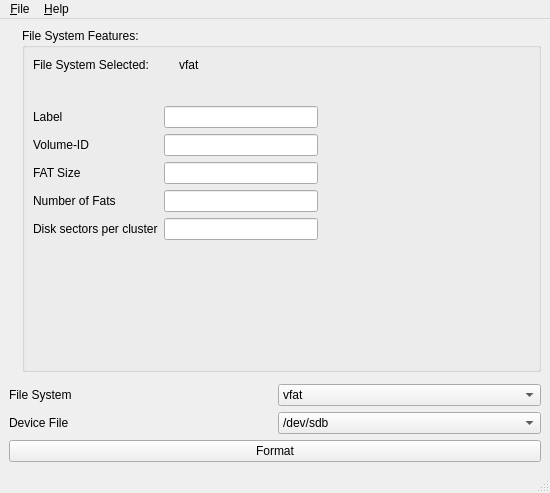
<?xml version="1.0" encoding="UTF-8"?>
<ui version="4.0">
 <class>MainWindow</class>
 <widget class="QMainWindow" name="MainWindow">
  <property name="geometry">
   <rect>
    <x>0</x>
    <y>0</y>
    <width>550</width>
    <height>493</height>
   </rect>
  </property>
  <property name="sizePolicy">
   <sizepolicy hsizetype="Minimum" vsizetype="Minimum">
    <horstretch>0</horstretch>
    <verstretch>0</verstretch>
   </sizepolicy>
  </property>
  <property name="minimumSize">
   <size>
    <width>530</width>
    <height>480</height>
   </size>
  </property>
  <property name="windowTitle">
   <string>Moony Creator</string>
  </property>
  <property name="windowIcon">
   <iconset resource="moony_resource.qrc">
    <normaloff>:/images/images/moon.gif</normaloff>:/images/images/moon.gif</iconset>
  </property>
  <widget class="QWidget" name="centralwidget">
   <layout class="QVBoxLayout" name="verticalLayout_5">
    <item>
     <layout class="QVBoxLayout" name="verticalLayout_2">
      <property name="sizeConstraint">
       <enum>QLayout::SetDefaultConstraint</enum>
      </property>
      <item>
       <layout class="QHBoxLayout" name="horizontalLayout_2">
        <item>
         <widget class="QLabel" name="picLabel">
          <property name="sizePolicy">
           <sizepolicy hsizetype="Fixed" vsizetype="Fixed">
            <horstretch>0</horstretch>
            <verstretch>0</verstretch>
           </sizepolicy>
          </property>
          <property name="text">
           <string/>
          </property>
          <property name="pixmap">
           <pixmap resource="moony_resource.qrc">:/images/images/moonypic.png</pixmap>
          </property>
          <property name="scaledContents">
           <bool>true</bool>
          </property>
         </widget>
        </item>
        <item>
         <widget class="QGroupBox" name="fsfeaturesgroupBox">
          <property name="enabled">
           <bool>true</bool>
          </property>
          <property name="sizePolicy">
           <sizepolicy hsizetype="Minimum" vsizetype="Minimum">
            <horstretch>0</horstretch>
            <verstretch>0</verstretch>
           </sizepolicy>
          </property>
          <property name="minimumSize">
           <size>
            <width>306</width>
            <height>344</height>
           </size>
          </property>
          <property name="title">
           <string>File System Features:</string>
          </property>
          <widget class="QWidget" name="layoutWidget">
           <property name="geometry">
            <rect>
             <x>11</x>
             <y>30</y>
             <width>285</width>
             <height>182</height>
            </rect>
           </property>
           <layout class="QVBoxLayout" name="verticalLayout_4">
            <item>
             <layout class="QHBoxLayout" name="horizontalLayout">
              <item>
               <widget class="QLabel" name="fsLabel">
                <property name="text">
                 <string>File System Selected:</string>
                </property>
               </widget>
              </item>
              <item>
               <widget class="QLabel" name="fstypeLabel">
                <property name="layoutDirection">
                 <enum>Qt::LeftToRight</enum>
                </property>
                <property name="text">
                 <string>vfat</string>
                </property>
               </widget>
              </item>
             </layout>
            </item>
            <item>
             <spacer name="verticalSpacer">
              <property name="orientation">
               <enum>Qt::Vertical</enum>
              </property>
              <property name="sizeHint" stdset="0">
               <size>
                <width>20</width>
                <height>28</height>
               </size>
              </property>
             </spacer>
            </item>
            <item>
             <layout class="QHBoxLayout" name="horizontalLayout_5">
              <item>
               <layout class="QVBoxLayout" name="verticalLayout_3">
                <item>
                 <widget class="QLabel" name="feat1Label">
                  <property name="enabled">
                   <bool>true</bool>
                  </property>
                  <property name="text">
                   <string>Label</string>
                  </property>
                 </widget>
                </item>
                <item>
                 <widget class="QLabel" name="feat2Label">
                  <property name="enabled">
                   <bool>true</bool>
                  </property>
                  <property name="text">
                   <string>Volume-ID</string>
                  </property>
                 </widget>
                </item>
                <item>
                 <widget class="QLabel" name="feat3Label">
                  <property name="enabled">
                   <bool>true</bool>
                  </property>
                  <property name="text">
                   <string>FAT Size</string>
                  </property>
                 </widget>
                </item>
                <item>
                 <widget class="QLabel" name="feat4Label">
                  <property name="enabled">
                   <bool>true</bool>
                  </property>
                  <property name="text">
                   <string>Number of Fats</string>
                  </property>
                 </widget>
                </item>
                <item>
                 <widget class="QLabel" name="feat5Label">
                  <property name="enabled">
                   <bool>true</bool>
                  </property>
                  <property name="text">
                   <string>Disk sectors per cluster</string>
                  </property>
                 </widget>
                </item>
               </layout>
              </item>
              <item>
               <layout class="QVBoxLayout" name="verticalLayout">
                <item>
                 <widget class="QLineEdit" name="feat1LineEdit">
                  <property name="enabled">
                   <bool>true</bool>
                  </property>
                 </widget>
                </item>
                <item>
                 <widget class="QLineEdit" name="feat2LineEdit">
                  <property name="enabled">
                   <bool>true</bool>
                  </property>
                 </widget>
                </item>
                <item>
                 <widget class="QLineEdit" name="feat3LineEdit">
                  <property name="enabled">
                   <bool>true</bool>
                  </property>
                 </widget>
                </item>
                <item>
                 <widget class="QLineEdit" name="feat4LineEdit">
                  <property name="enabled">
                   <bool>true</bool>
                  </property>
                 </widget>
                </item>
                <item>
                 <widget class="QLineEdit" name="feat5LineEdit">
                  <property name="enabled">
                   <bool>true</bool>
                  </property>
                 </widget>
                </item>
               </layout>
              </item>
             </layout>
            </item>
           </layout>
          </widget>
         </widget>
        </item>
       </layout>
      </item>
      <item>
       <spacer name="verticalSpacer_2">
        <property name="orientation">
         <enum>Qt::Vertical</enum>
        </property>
        <property name="sizeHint" stdset="0">
         <size>
          <width>20</width>
          <height>13</height>
         </size>
        </property>
       </spacer>
      </item>
      <item>
       <layout class="QHBoxLayout" name="horizontalLayout_3">
        <item>
         <widget class="QLabel" name="filesystemLabel">
          <property name="text">
           <string>File System</string>
          </property>
         </widget>
        </item>
        <item>
         <widget class="QComboBox" name="comboBox">
          <item>
           <property name="text">
            <string>vfat</string>
           </property>
          </item>
          <item>
           <property name="text">
            <string>ext2</string>
           </property>
          </item>
          <item>
           <property name="text">
            <string>ext3</string>
           </property>
          </item>
          <item>
           <property name="text">
            <string>xfs</string>
           </property>
          </item>
         </widget>
        </item>
       </layout>
      </item>
      <item>
       <layout class="QHBoxLayout" name="horizontalLayout_4">
        <item>
         <widget class="QLabel" name="label">
          <property name="text">
           <string>Device File</string>
          </property>
         </widget>
        </item>
        <item>
         <widget class="QComboBox" name="comboBox_2">
          <item>
           <property name="text">
            <string>/dev/sdb</string>
           </property>
          </item>
          <item>
           <property name="text">
            <string>/dev/sdb1</string>
           </property>
          </item>
          <item>
           <property name="text">
            <string>/dev/sdb2</string>
           </property>
          </item>
          <item>
           <property name="text">
            <string>/dev/sda</string>
           </property>
          </item>
          <item>
           <property name="text">
            <string>/dev/sda1</string>
           </property>
          </item>
          <item>
           <property name="text">
            <string>/dev/sda2</string>
           </property>
          </item>
         </widget>
        </item>
       </layout>
      </item>
      <item>
       <widget class="QPushButton" name="pushButton">
        <property name="text">
         <string>Format</string>
        </property>
       </widget>
      </item>
     </layout>
    </item>
   </layout>
  </widget>
  <widget class="QMenuBar" name="menubar">
   <property name="geometry">
    <rect>
     <x>0</x>
     <y>0</y>
     <width>550</width>
     <height>23</height>
    </rect>
   </property>
   <widget class="QMenu" name="menuFile">
    <property name="title">
     <string>&amp;File</string>
    </property>
    <addaction name="actionStart_Formatting"/>
    <addaction name="actionStop_Formatting"/>
    <addaction name="actionQuit"/>
   </widget>
   <widget class="QMenu" name="menuHelp">
    <property name="title">
     <string>&amp;Help</string>
    </property>
    <addaction name="action_About_Moony_Creator"/>
    <addaction name="action_Help"/>
   </widget>
   <addaction name="menuFile"/>
   <addaction name="menuHelp"/>
  </widget>
  <widget class="QStatusBar" name="statusbar"/>
  <action name="actionStart_Formatting">
   <property name="icon">
    <iconset resource="moony_resource.qrc">
     <normaloff>:/images/images/start.png</normaloff>:/images/images/start.png</iconset>
   </property>
   <property name="text">
    <string>Start &amp;Formatting</string>
   </property>
   <property name="shortcut">
    <string>Ctrl+F</string>
   </property>
   <property name="shortcutContext">
    <enum>Qt::WindowShortcut</enum>
   </property>
  </action>
  <action name="actionStop_Formatting">
   <property name="icon">
    <iconset resource="moony_resource.qrc">
     <normaloff>:/images/images/stop.png</normaloff>:/images/images/stop.png</iconset>
   </property>
   <property name="text">
    <string>&amp;Stop Formatting</string>
   </property>
   <property name="shortcut">
    <string>Ctrl+S</string>
   </property>
  </action>
  <action name="actionQuit">
   <property name="icon">
    <iconset resource="moony_resource.qrc">
     <normaloff>:/images/images/quit.png</normaloff>:/images/images/quit.png</iconset>
   </property>
   <property name="text">
    <string>&amp;Quit</string>
   </property>
   <property name="shortcut">
    <string>Ctrl+Q</string>
   </property>
  </action>
  <action name="action_About_Moony_Creator">
   <property name="icon">
    <iconset resource="moony_resource.qrc">
     <normaloff>:/images/images/moon.gif</normaloff>:/images/images/moon.gif</iconset>
   </property>
   <property name="text">
    <string>&amp;About Moony Creator</string>
   </property>
   <property name="shortcut">
    <string>Ctrl+?</string>
   </property>
  </action>
  <action name="action_Help">
   <property name="icon">
    <iconset resource="moony_resource.qrc">
     <normaloff>:/images/images/help.png</normaloff>:/images/images/help.png</iconset>
   </property>
   <property name="text">
    <string>&amp;Help</string>
   </property>
   <property name="shortcut">
    <string>F1</string>
   </property>
  </action>
 </widget>
 <resources>
  <include location="moony_resource.qrc"/>
 </resources>
 <connections/>
</ui>
